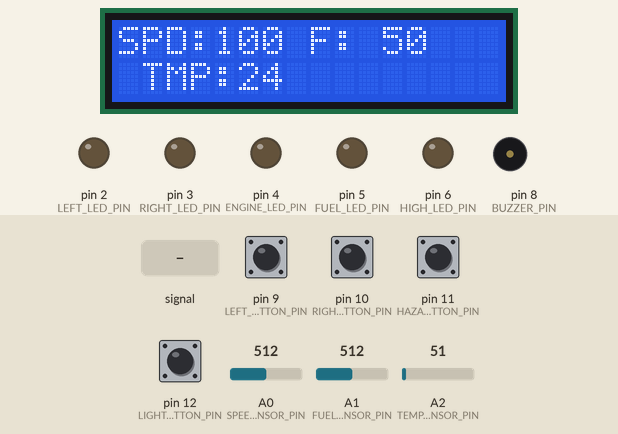
The sketch below on a simulated Arduino Uno, built with avr-gcc and run on an emulated ATmega328P. On the bench: 16×2 character LCD, output pins drawn as LEDs (lit = HIGH), buzzer (waves = sounding). Dashed ring = blinking. The test bench sets the inputs (shaded band); at power-on: pin 9 (LEFT_BUTTON_PIN), pin 10 (RIGHT_BUTTON_PIN), pin 11 (HAZARD_BUTTON_PIN), pin 12 (LIGHT_BUTTON_PIN) HIGH, A1 (FUEL_SENSOR_PIN) = 512, A0 (SPEED_SENSOR_PIN) = 512, A2 (TEMP_SENSOR_PIN) = 51.

Above: at 9.4 s.
9.5 s: A1 (FUEL_SENSOR_PIN) fed a 200 Hz sine of ±460 counts around its level
At 12.02 s:
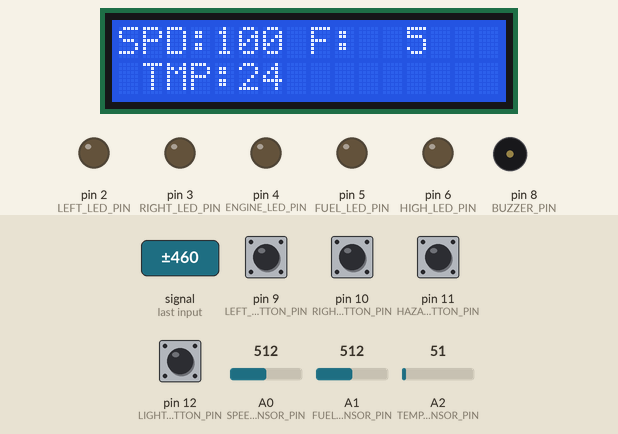
12.5 s: pin 10 (RIGHT_BUTTON_PIN) pulled LOW for 1 s
At 13.31 s:
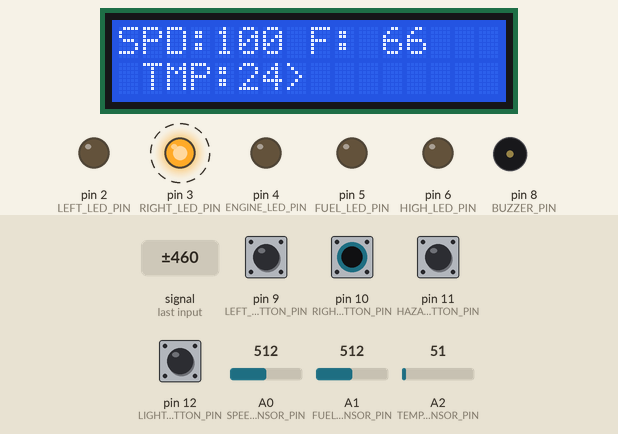
14.1 s: A1 (FUEL_SENSOR_PIN) set to 122
At 14.45 s:
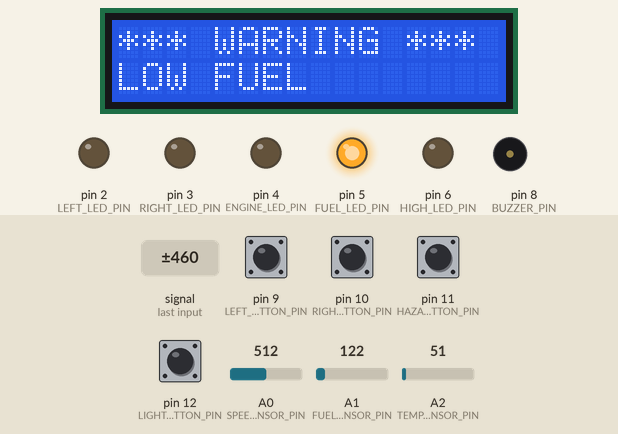
16.8 s: A0 (SPEED_SENSOR_PIN) set to 599
At 17.0 s:
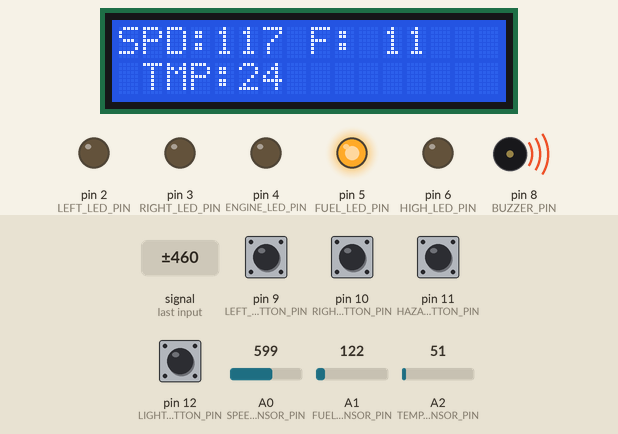
19.8 s: A0 (SPEED_SENSOR_PIN) set to 630
At 20.56 s:
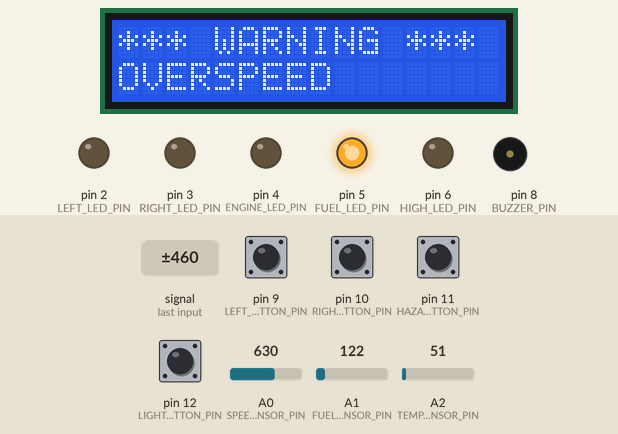
22.8 s: A2 (TEMP_SENSOR_PIN) set to 61
At 23.07 s:
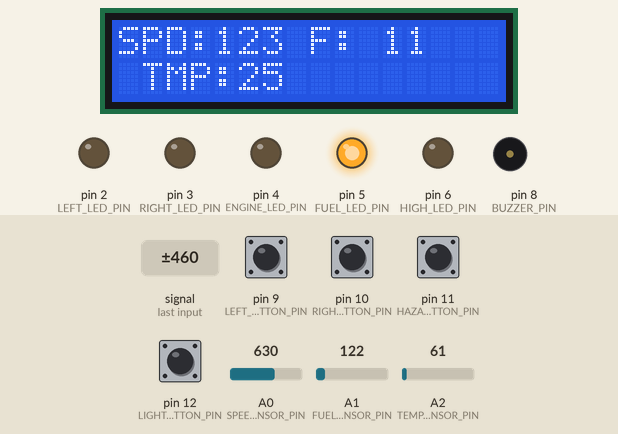
Timing chart, 0 to 73.3 s (numbered marks = the images above; inputs shaded):
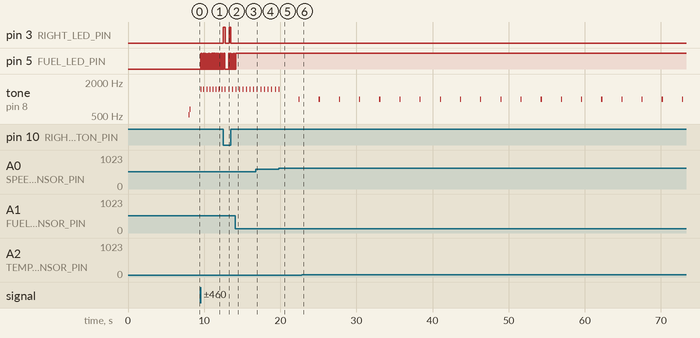

Measured:
- the behaviour switches between 613 and 614 on A0 (SPEED_SENSOR_PIN) (found by bisection; images 4 and 5)
- after the input at 9.5 s, pin 5 (FUEL_LED_PIN): LOW → HIGH after 0.05 s, then moves between LOW and HIGH, repeating every 0.88 s; tone on pin 8 (BUZZER_PIN): alternates 1500 Hz for 0.02 s and silent for 0.38 s, starting after 0.05 s; the display: first changes at once (image 1 shows a later state)
- after the input at 12.5 s, pin 3 (RIGHT_LED_PIN): alternates HIGH for 0.24 s and LOW for 0.52 s, starting at once; the display: first differs from a run without the input after 0.33 s (image 2 shows a later state)
- after the input at 14.1 s, pin 5 (FUEL_LED_PIN): goes on until 14.1 s, then stays HIGH
- what the display in image 3 shows lasts 0.5 s, from 14.3 s to 14.8 s

The sketch:

OpenCluster.ino
```cpp
/*
==========================================================
 Mini Automotive Dashboard ECU
----------------------------------------------------------
 Version : v0.8.0
 Module  : Driver Controls Manager
 Author  : Boluwatife Ekundayo
 Platform: Arduino Uno
 Display : LCD 16x2 (MCP23008 I2C)
==========================================================
*/

#include <Wire.h>
#include <Adafruit_LiquidCrystal.h>

Adafruit_LiquidCrystal lcd(0);

//==================================================
// Pins
//==================================================

const byte SPEED_SENSOR_PIN = A0;
const byte FUEL_SENSOR_PIN  = A1;
const byte TEMP_SENSOR_PIN  = A2;
const byte BUZZER_PIN = 8;
const byte LEFT_LED_PIN   = 2;
const byte RIGHT_LED_PIN  = 3;
const byte ENGINE_LED_PIN = 4;
const byte FUEL_LED_PIN   = 5;
const byte HIGH_LED_PIN   = 6;
const byte LEFT_BUTTON_PIN  = 9;
const byte RIGHT_BUTTON_PIN = 10;
const byte HAZARD_BUTTON_PIN = 11;
const byte LIGHT_BUTTON_PIN = 12;

//==================================================
// Constants
//==================================================

const int MAX_SPEED = 200;
const int MAX_FUEL  = 100;

const int MIN_ENGINE_TEMP = 20;
const int MAX_ENGINE_TEMP = 120;

const int LOW_FUEL_LEVEL    = 15;
const int HIGH_ENGINE_TEMP  = 105;
const int OVERSPEED_LIMIT   = 120;

//==================================================
// Vehicle State
//==================================================

enum VehicleState
{
    BOOTING,
    READY,
    DRIVING
};

//==================================================
// Warning Types
//==================================================

enum WarningType
{
    ENGINE_HOT,
    LOW_FUEL,
    OVER_SPEED
};

struct WarningMessage
{
    WarningType type;
    const char *text;
};

const WarningMessage warningMessages[] =
{
    {ENGINE_HOT, "ENGINE HOT"},
    {LOW_FUEL,   "LOW FUEL"},
    {OVER_SPEED, "OVERSPEED"}
};
struct SoundProfile
{
    uint16_t frequency;
    uint16_t beepTime;
    uint16_t silenceTime;
};

const SoundProfile sounds[] =
{
    {2200,300,300},   // ENGINE HOT
    {1500,120,350},   // OVERSPEED
    {1000,150,2500}   // LOW FUEL
};

//==================================================
// Vehicle Data
//==================================================

struct VehicleData
{
    int speed;
    int fuel;
    int temperature;

    bool lowFuel;
    bool engineHot;
    bool overSpeed;

    bool headlights = false;
    bool leftIndicator = false;
    bool rightIndicator = false;

  	bool leftButton;
    bool rightButton;
    bool hazardButton;
    bool lightButton;
};

VehicleData vehicle;


//==================================================
// Display Cache
//==================================================

struct DisplayCache
{
    int speed = -1;
    int fuel = -1;
    int temperature = -1;

    byte displayPage = 255;
};

DisplayCache cache;

//==================================================
// Globals
//==================================================

VehicleState currentState = BOOTING;

WarningType activeWarnings[5];
WarningType currentSoundWarning;
byte activeWarningCount = 0;

const unsigned long DISPLAY_INTERVAL = 500;
unsigned long soundTimer = 0;
bool buzzerOn = false;
unsigned long displayTimer = 0;
byte displayPage = 0;
unsigned long blinkTimer = 0;
bool blinkState = false;

const unsigned long BLINK_INTERVAL = 500;

char line1[17];

//==================================================
// Function Prototypes
//==================================================

void initializeDashboard();

void showScreen(const char*, const char*, int);

void loadingBar();

void readSensors();

void processVehicleState();

void updateWarnings();
void updateLighting();
void updateIndicators();

void drawDisplay();
void updateSound();
void updateDisplayScheduler();
void readDriverControls();
void processDriverControls();
bool displayNeedsUpdate();

void updateDisplayCache();
void drawWarningScreen(WarningType warning);

//==================================================
// Setup
//==================================================

void setup()
{
    lcd.begin(16,2);
    lcd.setBacklight(HIGH);
    initializeDashboard();
  	pinMode(BUZZER_PIN, OUTPUT);
	noTone(BUZZER_PIN);

  	pinMode(LEFT_LED_PIN, OUTPUT);
    pinMode(RIGHT_LED_PIN, OUTPUT);
    pinMode(ENGINE_LED_PIN, OUTPUT);
    pinMode(FUEL_LED_PIN, OUTPUT);
    pinMode(HIGH_LED_PIN, OUTPUT);

  	pinMode(LEFT_BUTTON_PIN, INPUT_PULLUP);
    pinMode(RIGHT_BUTTON_PIN, INPUT_PULLUP);
    pinMode(HAZARD_BUTTON_PIN, INPUT_PULLUP);
    pinMode(LIGHT_BUTTON_PIN, INPUT_PULLUP);
}

//==================================================
// Loop
//==================================================

void loop()
{
    readSensors();

    readDriverControls();

    processVehicleState();

    processDriverControls();

    updateWarnings();

    updateSound();

    updateLighting();

    updateDisplayScheduler();

    drawDisplay();
}
//==================================================
// Boot Sequence
//==================================================

void initializeDashboard()
{
    showScreen("AUTOMOTIVE","ECU v0.4",1200);

    showScreen("Loading","Drivers...",800);

    loadingBar();

    showScreen("Checking","Speed.....OK",500);

    showScreen("Checking","Fuel......OK",500);

    showScreen("Checking","Temp......OK",500);

    showScreen("Checking","Display...OK",500);

    showScreen("Simulation","Mode",800);

    showScreen("Dashboard","Ready",1000);

    currentState = READY;

  	tone(BUZZER_PIN, 523, 100);
    delay(120);

    tone(BUZZER_PIN, 659, 100);
    delay(120);

    tone(BUZZER_PIN, 784, 150);
  }

void showScreen(const char *top,const char *bottom,int delayTime)
{
    lcd.clear();

    lcd.setCursor(0,0);
    lcd.print(top);

    lcd.setCursor(0,1);
    lcd.print(bottom);

    delay(delayTime);
}

void loadingBar()
{
    lcd.clear();

    lcd.setCursor(0,0);
    lcd.print("Initializing");

    lcd.setCursor(0,1);
    lcd.print("[          ]");

    for(int i=1;i<=10;i++)
    {
        lcd.setCursor(i,1);
        lcd.write(byte(255));
        delay(150);
    }

    delay(400);
}

//==================================================
// Sensors
//==================================================

void readSensors()
{
    vehicle.speed =
        map(analogRead(SPEED_SENSOR_PIN),0,1023,0,MAX_SPEED);

    vehicle.fuel =
        map(analogRead(FUEL_SENSOR_PIN),0,1023,0,MAX_FUEL);

    vehicle.temperature =
        map(analogRead(TEMP_SENSOR_PIN),
            0,
            1023,
            MIN_ENGINE_TEMP,
            MAX_ENGINE_TEMP);
}

//==================================================
// Vehicle Logic
//==================================================

void processVehicleState()
{
    vehicle.lowFuel =
        vehicle.fuel <= LOW_FUEL_LEVEL;

    vehicle.engineHot =
        vehicle.temperature >= HIGH_ENGINE_TEMP;

    vehicle.overSpeed =
        vehicle.speed >= OVERSPEED_LIMIT;

    currentState =
        (vehicle.speed == 0) ? READY : DRIVING;

    vehicle.leftIndicator = vehicle.speed > 20;
    vehicle.rightIndicator = vehicle.speed > 60;
    vehicle.headlights = vehicle.speed > 100;
}

//==================================================
// Warning Manager
//==================================================

void updateWarnings()
{
    activeWarningCount = 0;

    // Priority order
    if (vehicle.engineHot)
        activeWarnings[activeWarningCount++] = ENGINE_HOT;

    if (vehicle.overSpeed)
        activeWarnings[activeWarningCount++] = OVER_SPEED;

    if (vehicle.lowFuel)
        activeWarnings[activeWarningCount++] = LOW_FUEL;

    // Select the warning that controls the buzzer
    if (activeWarningCount > 0)
        currentSoundWarning = activeWarnings[0];

    // Display page logic
    if (activeWarningCount == 0)
    {
        displayPage = 0;
    }
    else if (displayPage > activeWarningCount)
    {
        displayPage = 0;
    }
}

//==================================================
// Display
//==================================================

void drawDisplay()
{
    if (!displayNeedsUpdate())
        return;

    if (displayPage == 0)
    {
      drawDashboardScreen();
    }
  else
  {
    WarningType warning = activeWarnings[displayPage - 1];
    drawWarningScreen(warning);
  }

    updateDisplayCache();
}

void drawDashboardScreen()
{
    lcd.clear();

    sprintf(line1,
            "SPD:%3d F:%3d",
            vehicle.speed,
            vehicle.fuel);

    lcd.setCursor(0,0);
    lcd.print(line1);

    lcd.setCursor(0,1);

    if(vehicle.leftIndicator)
        lcd.print("<");
    else
        lcd.print(" ");

    lcd.print("TMP:");
    lcd.print(vehicle.temperature);

    if(vehicle.rightIndicator)
        lcd.print(">");
}

void drawWarningScreen(WarningType warning)
{
    lcd.clear();

    lcd.setCursor(0,0);
    lcd.print("*** WARNING ***");

    lcd.setCursor(0,1);
    lcd.print(warningMessages[warning].text);
}

//==================================================
// Cache
//==================================================

bool displayNeedsUpdate()
{
    if(vehicle.speed != cache.speed) return true;
    if(vehicle.fuel != cache.fuel) return true;
    if(vehicle.temperature != cache.temperature) return true;
    if(displayPage != cache.displayPage) return true;

    return false;
}

void updateDisplayCache()
{
    cache.speed = vehicle.speed;
    cache.fuel = vehicle.fuel;
    cache.temperature = vehicle.temperature;
    cache.displayPage = displayPage;
}

void updateDisplayScheduler()
{
    if (millis() - displayTimer < DISPLAY_INTERVAL)
        return;

    displayTimer = millis();

    if (activeWarningCount == 0)
    {
        displayPage = 0;
        return;
    }

    displayPage++;

    if (displayPage > activeWarningCount)
        displayPage = 0;
}
void updateSound()
{
    if(activeWarningCount == 0)
    {
        noTone(BUZZER_PIN);
        buzzerOn = false;
        return;
    }

    SoundProfile s = sounds[currentSoundWarning];

    if(!buzzerOn)
    {
        if(millis() - soundTimer >= s.silenceTime)
        {
            tone(BUZZER_PIN, s.frequency);

            buzzerOn = true;
            soundTimer = millis();
        }
    }
    else
    {
        if(millis() - soundTimer >= s.beepTime)
        {
            noTone(BUZZER_PIN);

            buzzerOn = false;
            soundTimer = millis();
        }
    }
}

void updateIndicators()
{
    if (millis() - blinkTimer >= BLINK_INTERVAL)
    {
        blinkTimer = millis();
        blinkState = !blinkState;
    }
}

void updateLighting()
{
    updateIndicators();

    digitalWrite(LEFT_LED_PIN,
        vehicle.leftIndicator && blinkState);

    digitalWrite(RIGHT_LED_PIN,
        vehicle.rightIndicator && blinkState);

    digitalWrite(ENGINE_LED_PIN,
        vehicle.engineHot);

    digitalWrite(FUEL_LED_PIN,
        vehicle.lowFuel);

    digitalWrite(HIGH_LED_PIN,
        vehicle.headlights);
}

void readDriverControls()
{
    vehicle.leftButton =
        !digitalRead(LEFT_BUTTON_PIN);

    vehicle.rightButton =
        !digitalRead(RIGHT_BUTTON_PIN);

    vehicle.hazardButton =
        !digitalRead(HAZARD_BUTTON_PIN);

    vehicle.lightButton =
        !digitalRead(LIGHT_BUTTON_PIN);
}

void processDriverControls()
{
    vehicle.leftIndicator =
        vehicle.leftButton;

    vehicle.rightIndicator =
        vehicle.rightButton;

    vehicle.headlights =
        vehicle.lightButton;

    if(vehicle.hazardButton)
    {
        vehicle.leftIndicator = true;
        vehicle.rightIndicator = true;
    }
}
```

Globals.cpp
```cpp
#include "Globals.h"

VehicleData vehicle;
VehicleState currentState = BOOTING;
```

Globals.h
```cpp
#ifndef GLOBALS_H
#define GLOBALS_H

#include "Types.h"

extern VehicleData vehicle;
extern VehicleState currentState;

#endif
```

Sensors.cpp
```cpp
#include "Sensors.h"
#include "Globals.h"
#include "Config.h"

void readSensors()
{
    vehicle.speed =
        map(analogRead(SPEED_SENSOR_PIN),0,1023,0,MAX_SPEED);

    vehicle.fuel =
        map(analogRead(FUEL_SENSOR_PIN),0,1023,0,MAX_FUEL);

    vehicle.temperature =
        map(analogRead(TEMP_SENSOR_PIN),
            0,1023,
            MIN_ENGINE_TEMP,
            MAX_ENGINE_TEMP);
}
```

Sensors.h
```cpp
#ifndef SENSORS_H
#define SENSORS_H

void readSensors();

#endif
```

Types.h
```cpp
#ifndef TYPES_H
#define TYPES_H

enum VehicleState
{
    BOOTING,
    READY,
    DRIVING
};

enum WarningType
{
    ENGINE_HOT,
    LOW_FUEL,
    OVER_SPEED
};

struct VehicleData
{
    int speed;
    int fuel;
    int temperature;

    bool lowFuel;
    bool engineHot;
    bool overSpeed;

    bool headlights;
    bool leftIndicator;
    bool rightIndicator;

    bool leftButton;
    bool rightButton;
    bool hazardButton;
    bool lightButton;
};

#endif
```

Vehicle.cpp
```cpp
#include "Vehicle.h"
#include "Globals.h"
#include "Config.h"

void processVehicleState()
{
    vehicle.lowFuel =
        vehicle.fuel <= LOW_FUEL_LEVEL;

    vehicle.engineHot =
        vehicle.temperature >= HIGH_ENGINE_TEMP;

    vehicle.overSpeed =
        vehicle.speed >= OVERSPEED_LIMIT;

    currentState =
        (vehicle.speed == 0) ? READY : DRIVING;
}
```

Vehicle.h
```cpp
#ifndef VEHICLE_H
#define VEHICLE_H

void processVehicleState();

#endif
```

Config.h
```cpp
#ifndef CONFIG_H
#define CONFIG_H

#include <Arduino.h>

const byte SPEED_SENSOR_PIN = A0;
const byte FUEL_SENSOR_PIN  = A1;
const byte TEMP_SENSOR_PIN  = A2;

const byte BUZZER_PIN = 8;

const byte LEFT_LED_PIN   = 2;
const byte RIGHT_LED_PIN  = 3;
const byte ENGINE_LED_PIN = 4;
const byte FUEL_LED_PIN   = 5;
const byte HIGH_LED_PIN   = 6;

const byte LEFT_BUTTON_PIN   = 9;
const byte RIGHT_BUTTON_PIN  = 10;
const byte HAZARD_BUTTON_PIN = 11;
const byte LIGHT_BUTTON_PIN  = 12;

const int MAX_SPEED = 200;
const int MAX_FUEL = 100;

const int MIN_ENGINE_TEMP = 20;
const int MAX_ENGINE_TEMP = 120;

const int LOW_FUEL_LEVEL = 15;
const int HIGH_ENGINE_TEMP = 105;
const int OVERSPEED_LIMIT = 120;

#endif
```
